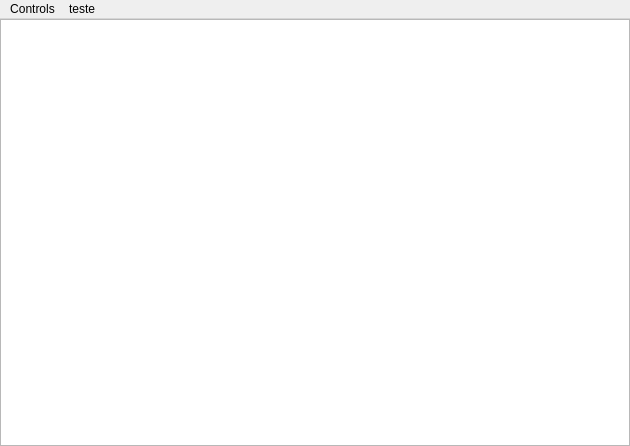
<?xml version="1.0" encoding="UTF-8"?>
<ui version="4.0">
 <class>MainWindow</class>
 <widget class="QMainWindow" name="MainWindow">
  <property name="geometry">
   <rect>
    <x>0</x>
    <y>0</y>
    <width>630</width>
    <height>446</height>
   </rect>
  </property>
  <property name="windowTitle">
   <string>MainWindow</string>
  </property>
  <widget class="QWidget" name="centralWidget">
   <layout class="QHBoxLayout" name="horizontalLayout">
    <property name="spacing">
     <number>0</number>
    </property>
    <property name="leftMargin">
     <number>0</number>
    </property>
    <property name="topMargin">
     <number>0</number>
    </property>
    <property name="rightMargin">
     <number>0</number>
    </property>
    <property name="bottomMargin">
     <number>0</number>
    </property>
    <item>
     <widget class="QGraphicsView" name="graphicsView"/>
    </item>
   </layout>
  </widget>
  <widget class="QMenuBar" name="menuBar">
   <property name="geometry">
    <rect>
     <x>0</x>
     <y>0</y>
     <width>630</width>
     <height>25</height>
    </rect>
   </property>
   <widget class="QMenu" name="menuControls">
    <property name="title">
     <string>Controls</string>
    </property>
    <addaction name="actionForward"/>
    <addaction name="actionLeft"/>
    <addaction name="actionRight"/>
    <addaction name="actionBack"/>
    <addaction name="actionStop"/>
   </widget>
   <widget class="QMenu" name="menuTeste">
    <property name="title">
     <string>teste</string>
    </property>
   </widget>
   <addaction name="menuControls"/>
   <addaction name="menuTeste"/>
  </widget>
  <action name="actionForward">
   <property name="text">
    <string>Forward</string>
   </property>
   <property name="shortcut">
    <string>W, Up</string>
   </property>
  </action>
  <action name="actionLeft">
   <property name="text">
    <string>Left</string>
   </property>
   <property name="shortcut">
    <string>A, Left</string>
   </property>
  </action>
  <action name="actionRight">
   <property name="text">
    <string>Right</string>
   </property>
   <property name="shortcut">
    <string>D, Right</string>
   </property>
  </action>
  <action name="actionBack">
   <property name="text">
    <string>Back</string>
   </property>
   <property name="shortcut">
    <string>S, Down</string>
   </property>
  </action>
  <action name="actionStop">
   <property name="text">
    <string>Stop</string>
   </property>
   <property name="shortcut">
    <string>Space</string>
   </property>
  </action>
 </widget>
 <layoutdefault spacing="6" margin="11"/>
 <resources/>
 <connections/>
</ui>
